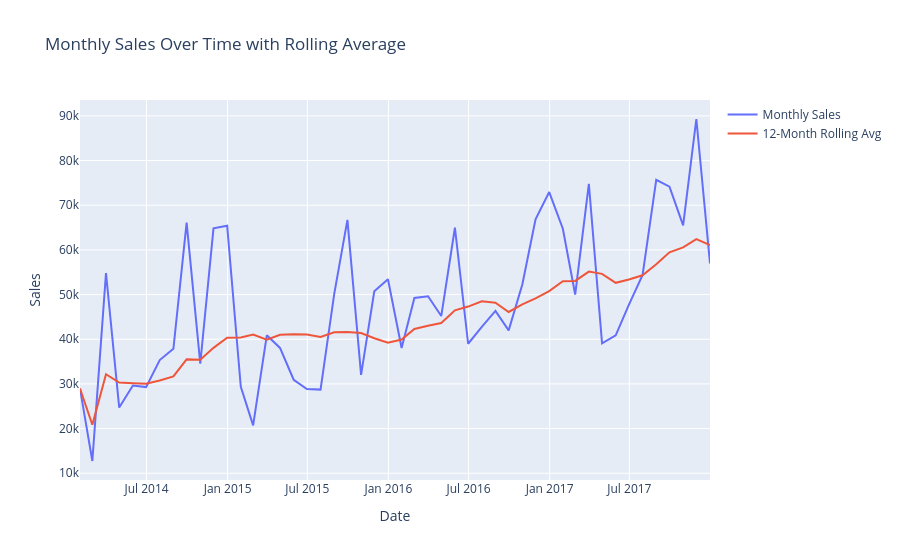

This figure's notebook cell:
### Markdown cell above
## 7. Time Series: Monthly Sales with Rolling Average

### Code cell
if 'Order Date' in df.columns and 'Sales' in df.columns:
    df['Order Date'] = pd.to_datetime(df['Order Date'], errors='coerce')
    ts = df.groupby(pd.Grouper(key='Order Date', freq='ME'))['Sales'].sum().reset_index()
    ts['Rolling'] = ts['Sales'].rolling(window=12, min_periods=1).mean()

    fig = go.Figure()
    fig.add_trace(go.Scatter(x=ts['Order Date'], y=ts['Sales'], mode='lines', name='Monthly Sales'))
    fig.add_trace(go.Scatter(x=ts['Order Date'], y=ts['Rolling'], mode='lines', name='12-Month Rolling Avg'))
    fig.update_layout(title='Monthly Sales Over Time with Rolling Average', xaxis_title='Date', yaxis_title='Sales')
    fig.show()
